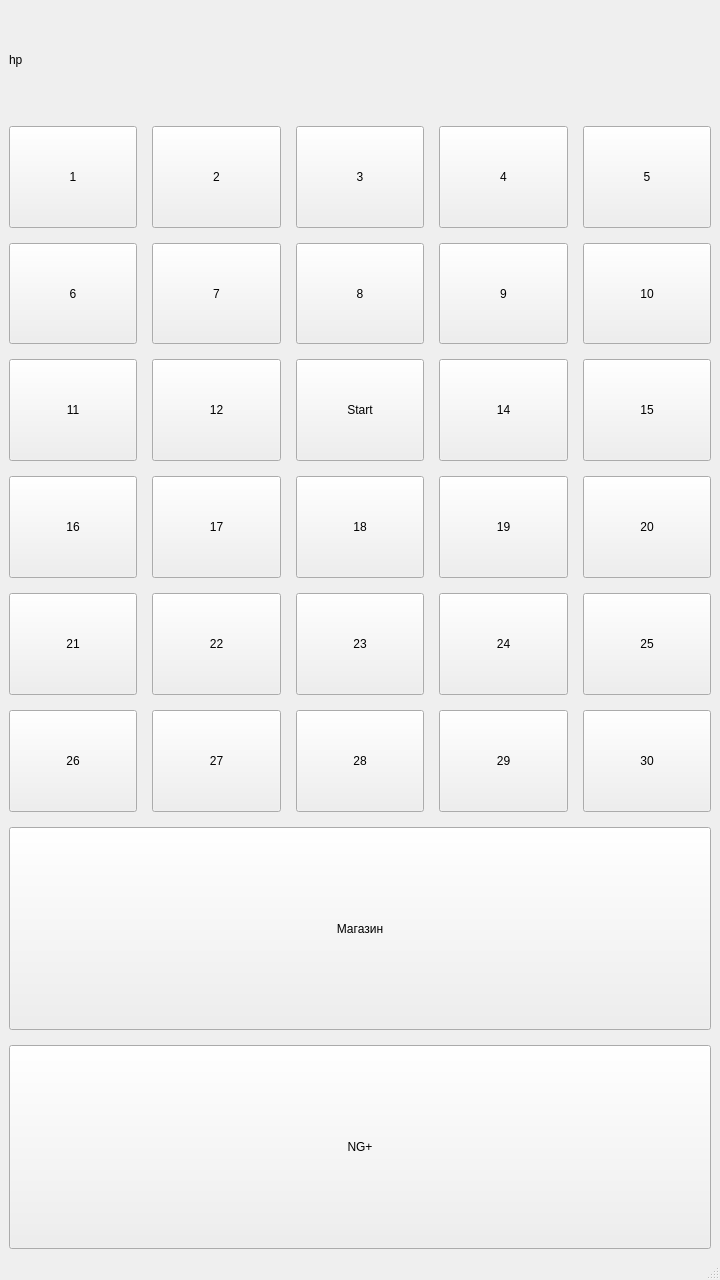
<?xml version="1.0" encoding="UTF-8"?>
<ui version="4.0">
 <class>Map</class>
 <widget class="QMainWindow" name="Map">
  <property name="geometry">
   <rect>
    <x>0</x>
    <y>0</y>
    <width>720</width>
    <height>1280</height>
   </rect>
  </property>
  <property name="windowTitle">
   <string>MainWindow</string>
  </property>
  <widget class="QWidget" name="centralwidget">
   <layout class="QGridLayout" name="gridLayout" rowstretch="1,1,1,1,1,1,1,2,2" columnstretch="1,1,1,1,1">
    <property name="spacing">
     <number>15</number>
    </property>
    <item row="3" column="4">
     <widget class="QPushButton" name="b15">
      <property name="enabled">
       <bool>true</bool>
      </property>
      <property name="sizePolicy">
       <sizepolicy hsizetype="Minimum" vsizetype="Minimum">
        <horstretch>0</horstretch>
        <verstretch>0</verstretch>
       </sizepolicy>
      </property>
      <property name="text">
       <string>15</string>
      </property>
     </widget>
    </item>
    <item row="4" column="0">
     <widget class="QPushButton" name="b16">
      <property name="enabled">
       <bool>true</bool>
      </property>
      <property name="sizePolicy">
       <sizepolicy hsizetype="Minimum" vsizetype="Minimum">
        <horstretch>0</horstretch>
        <verstretch>0</verstretch>
       </sizepolicy>
      </property>
      <property name="text">
       <string>16</string>
      </property>
     </widget>
    </item>
    <item row="4" column="1">
     <widget class="QPushButton" name="b17">
      <property name="enabled">
       <bool>true</bool>
      </property>
      <property name="sizePolicy">
       <sizepolicy hsizetype="Minimum" vsizetype="Minimum">
        <horstretch>0</horstretch>
        <verstretch>0</verstretch>
       </sizepolicy>
      </property>
      <property name="text">
       <string>17</string>
      </property>
     </widget>
    </item>
    <item row="2" column="0">
     <widget class="QPushButton" name="b6">
      <property name="enabled">
       <bool>true</bool>
      </property>
      <property name="sizePolicy">
       <sizepolicy hsizetype="Minimum" vsizetype="Minimum">
        <horstretch>0</horstretch>
        <verstretch>0</verstretch>
       </sizepolicy>
      </property>
      <property name="text">
       <string>6</string>
      </property>
     </widget>
    </item>
    <item row="1" column="0">
     <widget class="QPushButton" name="b1">
      <property name="enabled">
       <bool>true</bool>
      </property>
      <property name="sizePolicy">
       <sizepolicy hsizetype="Minimum" vsizetype="Minimum">
        <horstretch>0</horstretch>
        <verstretch>0</verstretch>
       </sizepolicy>
      </property>
      <property name="text">
       <string>1</string>
      </property>
     </widget>
    </item>
    <item row="1" column="2">
     <widget class="QPushButton" name="b3">
      <property name="enabled">
       <bool>true</bool>
      </property>
      <property name="sizePolicy">
       <sizepolicy hsizetype="Minimum" vsizetype="Minimum">
        <horstretch>0</horstretch>
        <verstretch>0</verstretch>
       </sizepolicy>
      </property>
      <property name="text">
       <string>3</string>
      </property>
     </widget>
    </item>
    <item row="1" column="3">
     <widget class="QPushButton" name="b4">
      <property name="enabled">
       <bool>true</bool>
      </property>
      <property name="sizePolicy">
       <sizepolicy hsizetype="Minimum" vsizetype="Minimum">
        <horstretch>0</horstretch>
        <verstretch>0</verstretch>
       </sizepolicy>
      </property>
      <property name="text">
       <string>4</string>
      </property>
     </widget>
    </item>
    <item row="1" column="4">
     <widget class="QPushButton" name="b5">
      <property name="enabled">
       <bool>true</bool>
      </property>
      <property name="sizePolicy">
       <sizepolicy hsizetype="Minimum" vsizetype="Minimum">
        <horstretch>0</horstretch>
        <verstretch>0</verstretch>
       </sizepolicy>
      </property>
      <property name="text">
       <string>5</string>
      </property>
     </widget>
    </item>
    <item row="1" column="1">
     <widget class="QPushButton" name="b2">
      <property name="enabled">
       <bool>true</bool>
      </property>
      <property name="sizePolicy">
       <sizepolicy hsizetype="Minimum" vsizetype="Minimum">
        <horstretch>0</horstretch>
        <verstretch>0</verstretch>
       </sizepolicy>
      </property>
      <property name="text">
       <string>2</string>
      </property>
     </widget>
    </item>
    <item row="2" column="1">
     <widget class="QPushButton" name="b7">
      <property name="enabled">
       <bool>true</bool>
      </property>
      <property name="sizePolicy">
       <sizepolicy hsizetype="Minimum" vsizetype="Minimum">
        <horstretch>0</horstretch>
        <verstretch>0</verstretch>
       </sizepolicy>
      </property>
      <property name="text">
       <string>7</string>
      </property>
     </widget>
    </item>
    <item row="3" column="0">
     <widget class="QPushButton" name="b11">
      <property name="enabled">
       <bool>true</bool>
      </property>
      <property name="sizePolicy">
       <sizepolicy hsizetype="Minimum" vsizetype="Minimum">
        <horstretch>0</horstretch>
        <verstretch>0</verstretch>
       </sizepolicy>
      </property>
      <property name="text">
       <string>11</string>
      </property>
     </widget>
    </item>
    <item row="2" column="2">
     <widget class="QPushButton" name="b8">
      <property name="enabled">
       <bool>true</bool>
      </property>
      <property name="sizePolicy">
       <sizepolicy hsizetype="Minimum" vsizetype="Minimum">
        <horstretch>0</horstretch>
        <verstretch>0</verstretch>
       </sizepolicy>
      </property>
      <property name="text">
       <string>8</string>
      </property>
     </widget>
    </item>
    <item row="2" column="3">
     <widget class="QPushButton" name="b9">
      <property name="enabled">
       <bool>true</bool>
      </property>
      <property name="sizePolicy">
       <sizepolicy hsizetype="Minimum" vsizetype="Minimum">
        <horstretch>0</horstretch>
        <verstretch>0</verstretch>
       </sizepolicy>
      </property>
      <property name="text">
       <string>9</string>
      </property>
     </widget>
    </item>
    <item row="2" column="4">
     <widget class="QPushButton" name="b10">
      <property name="enabled">
       <bool>true</bool>
      </property>
      <property name="sizePolicy">
       <sizepolicy hsizetype="Minimum" vsizetype="Minimum">
        <horstretch>0</horstretch>
        <verstretch>0</verstretch>
       </sizepolicy>
      </property>
      <property name="text">
       <string>10</string>
      </property>
     </widget>
    </item>
    <item row="3" column="3">
     <widget class="QPushButton" name="b14">
      <property name="enabled">
       <bool>true</bool>
      </property>
      <property name="sizePolicy">
       <sizepolicy hsizetype="Minimum" vsizetype="Minimum">
        <horstretch>0</horstretch>
        <verstretch>0</verstretch>
       </sizepolicy>
      </property>
      <property name="text">
       <string>14</string>
      </property>
     </widget>
    </item>
    <item row="3" column="1">
     <widget class="QPushButton" name="b12">
      <property name="enabled">
       <bool>true</bool>
      </property>
      <property name="sizePolicy">
       <sizepolicy hsizetype="Minimum" vsizetype="Minimum">
        <horstretch>0</horstretch>
        <verstretch>0</verstretch>
       </sizepolicy>
      </property>
      <property name="text">
       <string>12</string>
      </property>
     </widget>
    </item>
    <item row="4" column="2">
     <widget class="QPushButton" name="b18">
      <property name="enabled">
       <bool>true</bool>
      </property>
      <property name="sizePolicy">
       <sizepolicy hsizetype="Minimum" vsizetype="Minimum">
        <horstretch>0</horstretch>
        <verstretch>0</verstretch>
       </sizepolicy>
      </property>
      <property name="text">
       <string>18</string>
      </property>
     </widget>
    </item>
    <item row="4" column="3">
     <widget class="QPushButton" name="b19">
      <property name="enabled">
       <bool>true</bool>
      </property>
      <property name="sizePolicy">
       <sizepolicy hsizetype="Minimum" vsizetype="Minimum">
        <horstretch>0</horstretch>
        <verstretch>0</verstretch>
       </sizepolicy>
      </property>
      <property name="text">
       <string>19</string>
      </property>
     </widget>
    </item>
    <item row="3" column="2">
     <widget class="QPushButton" name="start">
      <property name="sizePolicy">
       <sizepolicy hsizetype="Minimum" vsizetype="Minimum">
        <horstretch>0</horstretch>
        <verstretch>0</verstretch>
       </sizepolicy>
      </property>
      <property name="text">
       <string>Start</string>
      </property>
     </widget>
    </item>
    <item row="4" column="4">
     <widget class="QPushButton" name="b20">
      <property name="enabled">
       <bool>true</bool>
      </property>
      <property name="sizePolicy">
       <sizepolicy hsizetype="Minimum" vsizetype="Minimum">
        <horstretch>0</horstretch>
        <verstretch>0</verstretch>
       </sizepolicy>
      </property>
      <property name="text">
       <string>20</string>
      </property>
     </widget>
    </item>
    <item row="5" column="1">
     <widget class="QPushButton" name="b22">
      <property name="enabled">
       <bool>true</bool>
      </property>
      <property name="sizePolicy">
       <sizepolicy hsizetype="Minimum" vsizetype="Minimum">
        <horstretch>0</horstretch>
        <verstretch>0</verstretch>
       </sizepolicy>
      </property>
      <property name="text">
       <string>22</string>
      </property>
     </widget>
    </item>
    <item row="5" column="3">
     <widget class="QPushButton" name="b24">
      <property name="enabled">
       <bool>true</bool>
      </property>
      <property name="sizePolicy">
       <sizepolicy hsizetype="Minimum" vsizetype="Minimum">
        <horstretch>0</horstretch>
        <verstretch>0</verstretch>
       </sizepolicy>
      </property>
      <property name="text">
       <string>24</string>
      </property>
     </widget>
    </item>
    <item row="5" column="0">
     <widget class="QPushButton" name="b21">
      <property name="enabled">
       <bool>true</bool>
      </property>
      <property name="sizePolicy">
       <sizepolicy hsizetype="Minimum" vsizetype="Minimum">
        <horstretch>0</horstretch>
        <verstretch>0</verstretch>
       </sizepolicy>
      </property>
      <property name="text">
       <string>21</string>
      </property>
     </widget>
    </item>
    <item row="5" column="2">
     <widget class="QPushButton" name="b23">
      <property name="enabled">
       <bool>true</bool>
      </property>
      <property name="sizePolicy">
       <sizepolicy hsizetype="Minimum" vsizetype="Minimum">
        <horstretch>0</horstretch>
        <verstretch>0</verstretch>
       </sizepolicy>
      </property>
      <property name="text">
       <string>23</string>
      </property>
     </widget>
    </item>
    <item row="6" column="3">
     <widget class="QPushButton" name="b29">
      <property name="enabled">
       <bool>true</bool>
      </property>
      <property name="sizePolicy">
       <sizepolicy hsizetype="Minimum" vsizetype="Minimum">
        <horstretch>0</horstretch>
        <verstretch>0</verstretch>
       </sizepolicy>
      </property>
      <property name="text">
       <string>29</string>
      </property>
     </widget>
    </item>
    <item row="6" column="1">
     <widget class="QPushButton" name="b27">
      <property name="enabled">
       <bool>true</bool>
      </property>
      <property name="sizePolicy">
       <sizepolicy hsizetype="Minimum" vsizetype="Minimum">
        <horstretch>0</horstretch>
        <verstretch>0</verstretch>
       </sizepolicy>
      </property>
      <property name="text">
       <string>27</string>
      </property>
     </widget>
    </item>
    <item row="6" column="2">
     <widget class="QPushButton" name="b28">
      <property name="enabled">
       <bool>true</bool>
      </property>
      <property name="sizePolicy">
       <sizepolicy hsizetype="Minimum" vsizetype="Minimum">
        <horstretch>0</horstretch>
        <verstretch>0</verstretch>
       </sizepolicy>
      </property>
      <property name="text">
       <string>28</string>
      </property>
     </widget>
    </item>
    <item row="5" column="4">
     <widget class="QPushButton" name="b25">
      <property name="enabled">
       <bool>true</bool>
      </property>
      <property name="sizePolicy">
       <sizepolicy hsizetype="Minimum" vsizetype="Minimum">
        <horstretch>0</horstretch>
        <verstretch>0</verstretch>
       </sizepolicy>
      </property>
      <property name="text">
       <string>25</string>
      </property>
     </widget>
    </item>
    <item row="6" column="0">
     <widget class="QPushButton" name="b26">
      <property name="enabled">
       <bool>true</bool>
      </property>
      <property name="sizePolicy">
       <sizepolicy hsizetype="Minimum" vsizetype="Minimum">
        <horstretch>0</horstretch>
        <verstretch>0</verstretch>
       </sizepolicy>
      </property>
      <property name="text">
       <string>26</string>
      </property>
     </widget>
    </item>
    <item row="6" column="4">
     <widget class="QPushButton" name="b30">
      <property name="enabled">
       <bool>true</bool>
      </property>
      <property name="sizePolicy">
       <sizepolicy hsizetype="Minimum" vsizetype="Minimum">
        <horstretch>0</horstretch>
        <verstretch>0</verstretch>
       </sizepolicy>
      </property>
      <property name="text">
       <string>30</string>
      </property>
     </widget>
    </item>
    <item row="7" column="0" colspan="5">
     <widget class="QPushButton" name="shop">
      <property name="sizePolicy">
       <sizepolicy hsizetype="Minimum" vsizetype="Minimum">
        <horstretch>0</horstretch>
        <verstretch>0</verstretch>
       </sizepolicy>
      </property>
      <property name="text">
       <string>Магазин</string>
      </property>
     </widget>
    </item>
    <item row="8" column="0" colspan="5">
     <widget class="QPushButton" name="pushButton_31">
      <property name="sizePolicy">
       <sizepolicy hsizetype="Minimum" vsizetype="Minimum">
        <horstretch>0</horstretch>
        <verstretch>0</verstretch>
       </sizepolicy>
      </property>
      <property name="text">
       <string>NG+</string>
      </property>
     </widget>
    </item>
    <item row="0" column="0" colspan="5">
     <widget class="QLabel" name="label">
      <property name="text">
       <string>hp</string>
      </property>
     </widget>
    </item>
   </layout>
  </widget>
  <widget class="QMenuBar" name="menubar">
   <property name="geometry">
    <rect>
     <x>0</x>
     <y>0</y>
     <width>720</width>
     <height>21</height>
    </rect>
   </property>
  </widget>
  <widget class="QStatusBar" name="statusbar"/>
 </widget>
 <resources/>
 <connections/>
</ui>
